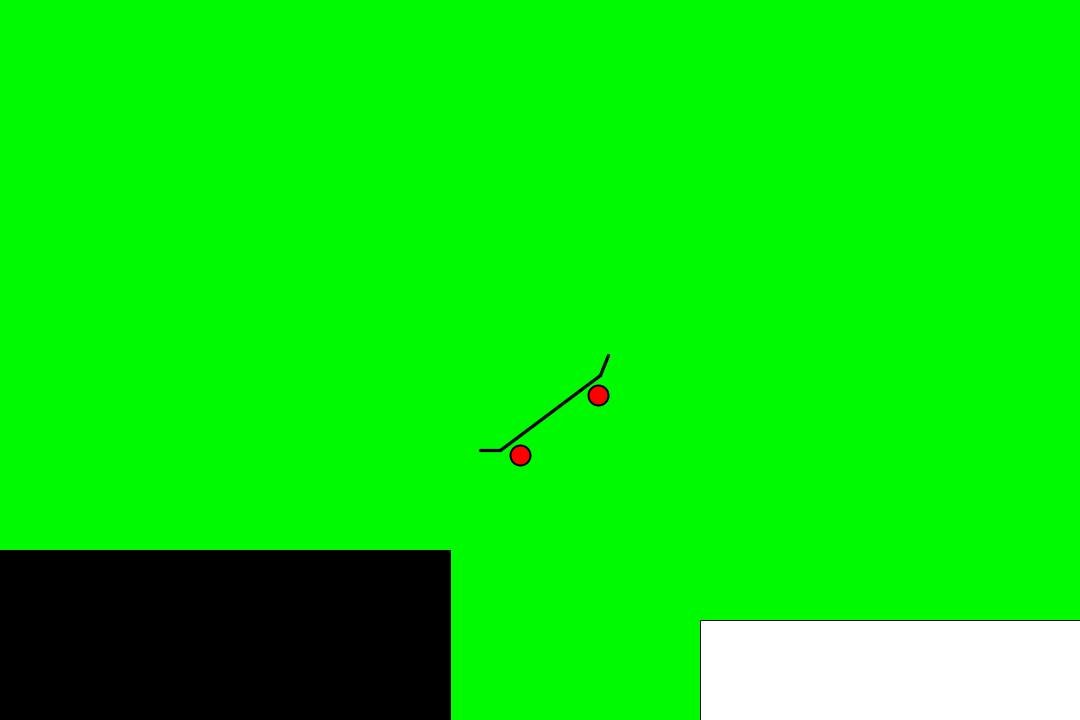
Frame 1 (no input)
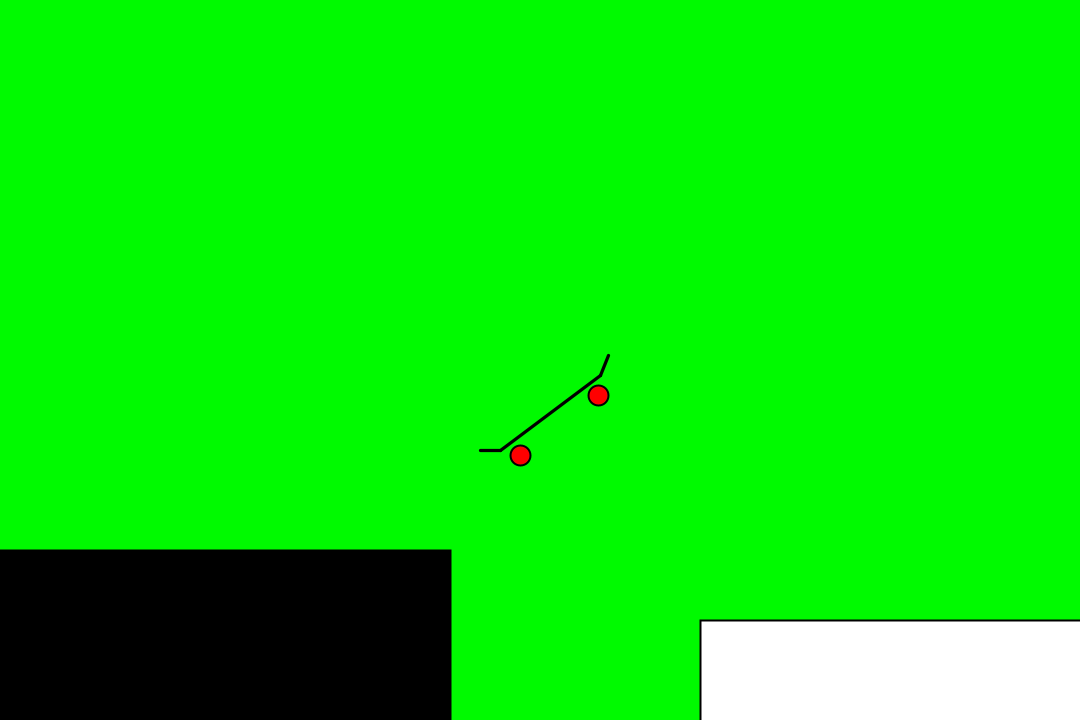
Frame 60 (the mouse pressed at the canvas centre just before this capture)
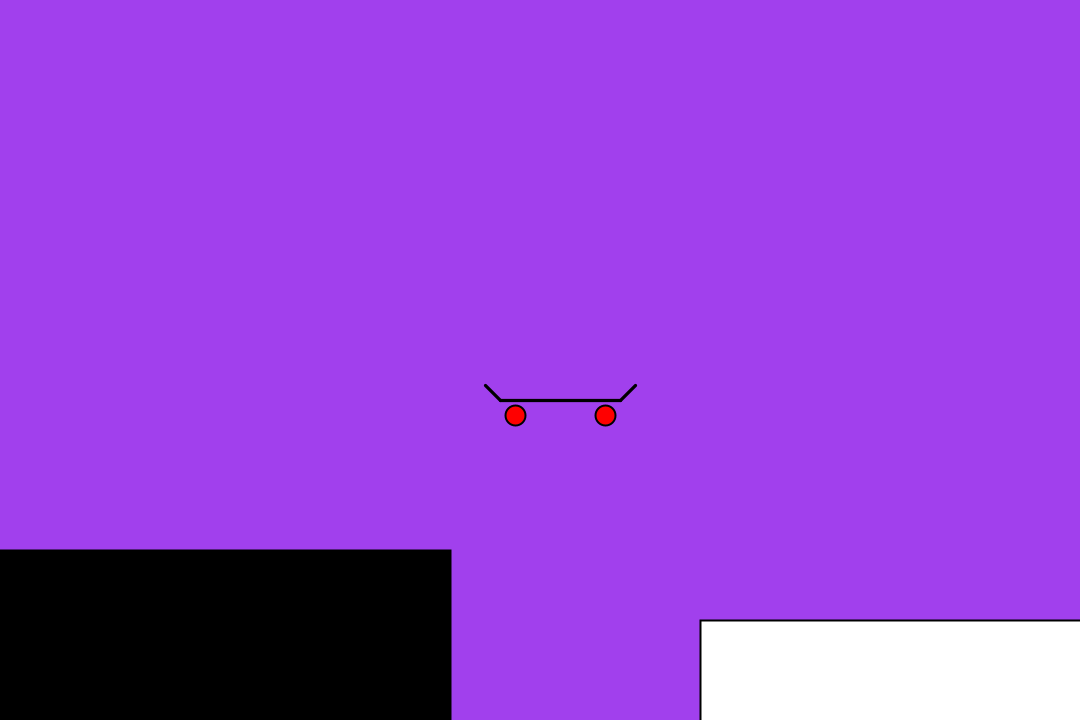
Frame 120 (the mouse held since frame 60 and released just before this capture)

The Processing sketch that drew these frames (run headless with seeded random() and noise(); from frame 60 on, the mouse is pressed at the canvas centre):

// Processing sketch: SS2_ollieContinuation
// ── SS2_ollieContinuation.pde
// Mykhal Parson - "The Ollie"
//Press the mouse to change the background of the sketch and to "level" the board to complete the ollie
//Run the code again to get a new background color

//random colors will be assigned
float r = random(250); 
float g = random(250); 
float b = random(250); 

//radius of skateboard wheels
int rad = 20;

void setup (){

background(0,250,0);

//size (width,height);
size (1080,720);
}


void draw(){ 

if (mousePressed){
background(r,g,b);

//Higher Box: rect (x1, y1, width, height);
fill(0);
rect(0, 550, 450, 350);

//Lower Box: rect (x1, y1, width, height);
fill(255);
rect(700, 620, 480, 200);

//skateboard middle
strokeWeight(3.25);
line (500,400,620,400);

//new skateboard tail (left)
line (485,385, 500,400);

//new skateboard tail (right)
line (620,400, 635, 385);

//wheel1 (right)
//circle(x, y, radius)
strokeWeight(2);
fill(255,0,0);
circle(605,415,rad);

//wheel2 (left)
//circle(x, y, radius)
strokeWeight(2);
fill(255,0,0);
circle(515,415,rad);

} else {
background(0,250,0);

//Higher Box: rect (x1, y1, width, height);
fill(0);
rect(0, 550, 450, 350);

//Lower Box: rect (x1, y1, width, height);
fill(255);
rect(700, 620, 480, 200);

//skateboard tail (right)
// line (x1,y1, x2, y2) 
strokeWeight(3.25);
line (600,375,608,355);

//skateboard tail (left)
// line (x1,y1, x2, y2) 
strokeWeight(3.25);
line (500,450, 480,450);

//skateboard
// line (x1,y1, x2, y2) 
strokeWeight(3.25);
line (500,450,600,375);

//wheel1 (right)
//circle(x, y, radius)
strokeWeight(2);
fill(255,0,0);
circle(598,395,20);

//wheel2 (left)
//circle(x, y, radius)
strokeWeight(2);
fill(255,0,0);
circle(520,455,20);
}

}
